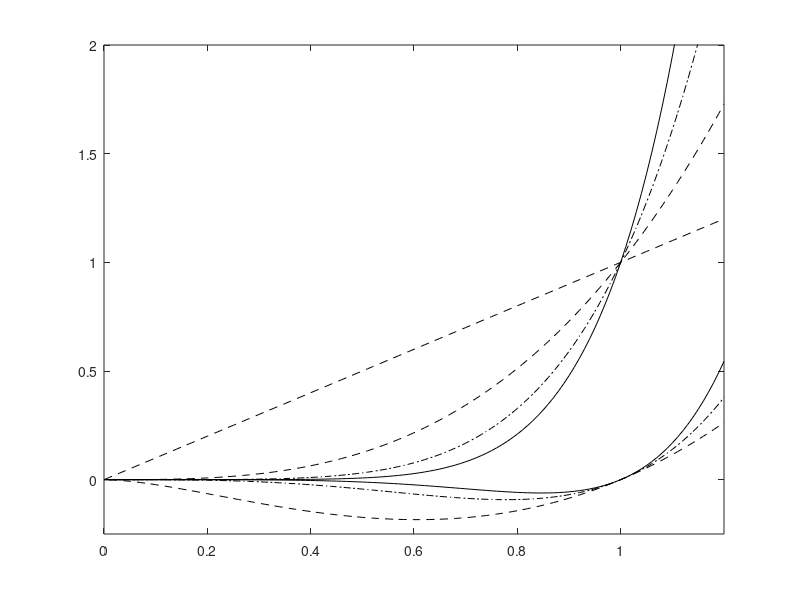

Write MATLAB code to recreate this figure.
clear; close all
x=0:.01:1.2;
y1=x.^1;
y2=x.^2.*log(x);
y3=x.^3;
y4=x.^4.*log(x);
y5=x.^5;
y6=x.^6.*log(x);
y7=x.^7;
plot(x,y1,'k--'); hold on;
plot(x,y2,'k--');
plot(x,y3,'k--');
plot(x,y4,'k-.');
plot(x,y5,'k-.');
plot(x,y6,'k-');
plot(x,y7,'k-'); axis([0 1.2 -0.25 2.0001]);
